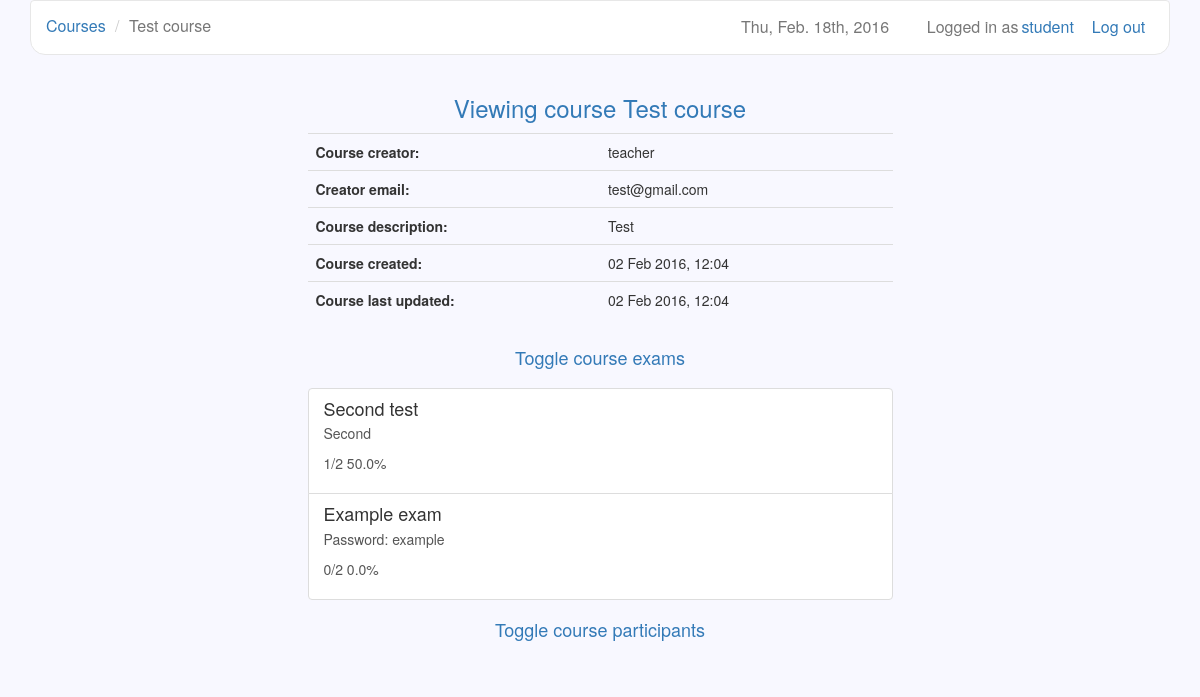
The app's page /courses/6/s (signed in) with its own data.
### users/models.py (models this page shows)
class User(AbstractUser):
    is_teacher = models.BooleanField(default=False)

### courses/models.py (models this page shows, shortened)
class Course(models.Model):
    owner = models.ForeignKey(settings.AUTH_USER_MODEL, related_name='owner')
    name = models.CharField(max_length=30)
    description = models.TextField(blank=True)
    created = models.DateTimeField(auto_now_add=True)
    updated = models.DateTimeField(auto_now=True)
    participants = models.ManyToManyField(settings.AUTH_USER_MODEL, blank=True,
        through='Participation')

### exams/models.py (models this page shows, shortened)
class Exam(models.Model):
    name = models.CharField(max_length=30)
    description = models.TextField(blank=True)
    created = models.DateTimeField(auto_now_add=True)
    updated = models.DateTimeField(auto_now=True)
    password = models.CharField(max_length=10, blank=True)
    time_limit = models.TimeField()
    active_from = models.DateTimeField()
    active_to = models.DateTimeField()
    course = models.ForeignKey(Course)
    category = models.CharField(max_length=30)
    question_count = models.IntegerField()
    questions = models.ManyToManyField(Question, blank=True,
        through='ExamQuestion')

### courses/views.py (the view)
# urls.py: url(r'^(?P<course_id>\d+)/s$', views.view_course, name='view_course'),
@user_passes_test(student_check)
def view_course(request, course_id):
    if (Participation.objects.filter(user=request.user, course=course_id)
        .exists()):
        course = Course.objects.get(id=course_id)
        scores = {}
        exams = Exam.objects.filter(course=course_id).order_by('active_to')
        participants = Participation.objects.filter(course=course_id)
        for exam in exams:
                try:
                    count = ExamQuestion.objects.filter(exam=exam).count()
                    score = Score.objects.get(user=request.user,
                        exam=exam).score
                    scores[exam] = format_score(score, count)
                except ObjectDoesNotExist:
                    scores[exam] = "Not taken"
        return render(request, 'view_course.html', {'course': course,
            'participants': participants, 'exams': exams, 'scores': scores})
    return redirect('/courses/s')

### courses/templatetags/get_item.py (called while the page is built)
@register.filter
def get_item(dictionary, key):
    return dictionary.get(key)

### courses/views.py (called while the page is built)
def student_check(user):
    if user.is_anonymous():
        return False
    return not user.is_teacher

def format_score(score, count):
    percentage = str(float(score) / float(count) * 100) + '%'
    return str(score) + '/' + str(count) + ' ' + percentage

### courses/templates/view_course.html (shortened to what this page needs)
{% extends 'base.html' %}
{% load get_item %}
{% block navigation %}
  <li><a href="{% url 'student_courses' %}">Courses</a></li>
  <li class="active">{{ course.name }}</li>
{% endblock %}
{% block header %}Viewing course {{ course.name }}{% endblock %}
{% block dashboard %}
  <table class="table table-hover">
    <tr>
      <th>Course creator:</th>
      <td>{{ course.owner }}</td>
    </tr>
    <tr>
      <th>Creator email:</th>
      <td>{{ course.owner.email }}</td>
    </tr>
    <tr>
      <th>Course description:</th>
      <td>{{ course.description }}</td>
    </tr>
    <tr>
      <th>Course created:</th>
      <td>{{ course.created|date }}</td>
    </tr>
    <tr>
      <th>Course last updated:</th>
      <td>{{ course.updated|date }}</td>
    </tr>
  </table>
  <h4 class="text-center"><a class="btn" id="show-exams">Toggle course exams</a></h4>
    <div id="exams">
      {% for exam in exams %}
        <a class="list-group-item"
          href="{% url 'view_exam' course.id exam.id %}">
          <h4 class="list-group-item-heading">{{ exam.name }}</h4>
          <p class="list-group-item-description">{{ exam.description }}</p>
          <p class="list-group-item-description"> {{ scores|get_item:exam }}</p>
        </a>
      {% endfor %}
    </div>
  <h4 class="text-center"><a class="btn" id="show-participants">Toggle course participants</a></h4>
{% endblock %}

### django-lms/templates/base.html (shortened to what this page needs)
{% load staticfiles %}
<!DOCTYPE html>
<html>
  <head>
    <link href="/static/libs/bootstrap/css/bootstrap.min.css" rel="stylesheet">
    <link href="/static/libs/datetimepicker/jquery.datetimepicker.css"
      rel="stylesheet">
    <link href="/static/base.css" rel="stylesheet">
    <link rel="stylesheet" type="text/css" href="/static/libs/markitup/skins/simple/style.css">
    <link rel="stylesheet" type="text/css" href="/static/libs/markitup/sets/default/style.css">
  </head>
  <body>
    <div class="container">
      <nav class="navbar navbar-default" role="navigation">
        {% if user.is_active %}
          <a class="btn navbar-btn navbar-right" id="logout"
            href="{% url 'logout' %}">
            Log out
          </a>
          <a href="{% url 'profile' %}" class="navbar-text navbar-right" id="user">
              {{ user.username }}
          </a>
          <span class="navbar-text navbar-right">Logged in as</span>
        {% else %}
          <a class="navbar-brand" href="/">Django-LMS</a>
        {% endif %}
        <span class="navbar-text navbar-right" id="date">
          {% now "D, M. jS, Y" %}
        </span>
        <ul class="breadcrumb">
          {% block navigation %}{% endblock %}
        </ul>
      </nav>
      <div class="row">
        <h3 class="text-primary text-center">
          {% block header %}{% endblock %}
        </h3>
        <div class="list-group center">
          {% block dashboard %}{% endblock %}
        </div>
      </div>
    </div>
  </body>
</html>

### django-lms/static/base.css (style rules this page uses)
body { background-color: #F8F8FF; }
#date, #logout { margin-right: 1%; padding-right: 1%; font-size: 16px; }
#user { margin-right: 5px; margin-left: 3px; color: #337ab7; }
table { table-layout:fixed; width: 70%; border-collapse: collapse; }
td { word-wrap:break-word; }
.list-group-item { background-color: white; }
.list-group-item-description { overflow: hidden; text-overflow: ellipsis; }
.center { width: 50%; margin-top: 1%; margin-left: auto; margin-right: auto; }
.navbar { border-bottom-right-radius: 15px; border-bottom-left-radius: 15px; }
.navbar-default { background-color: white; }
.navbar-text { font-size: 16px; }
.breadcrumb { background-color: transparent; margin-top: 0.5%; margin-bottom: -1%; font-size: 16px; }
#show-exams, #show-participants { font-size: 18px; }

### records on screen
User: username "student"
Course: name "Test course", owner "teacher", owner.email "test@gmail.com", description "Test", created "02 Feb 2016, 12:04", updated "02 Feb 2016, 12:04"
Exam: name "Second test", description "Second", id "1/2 50.0%"
Exam: name "Example exam", description "Password: example", id "0/2 0.0%"
